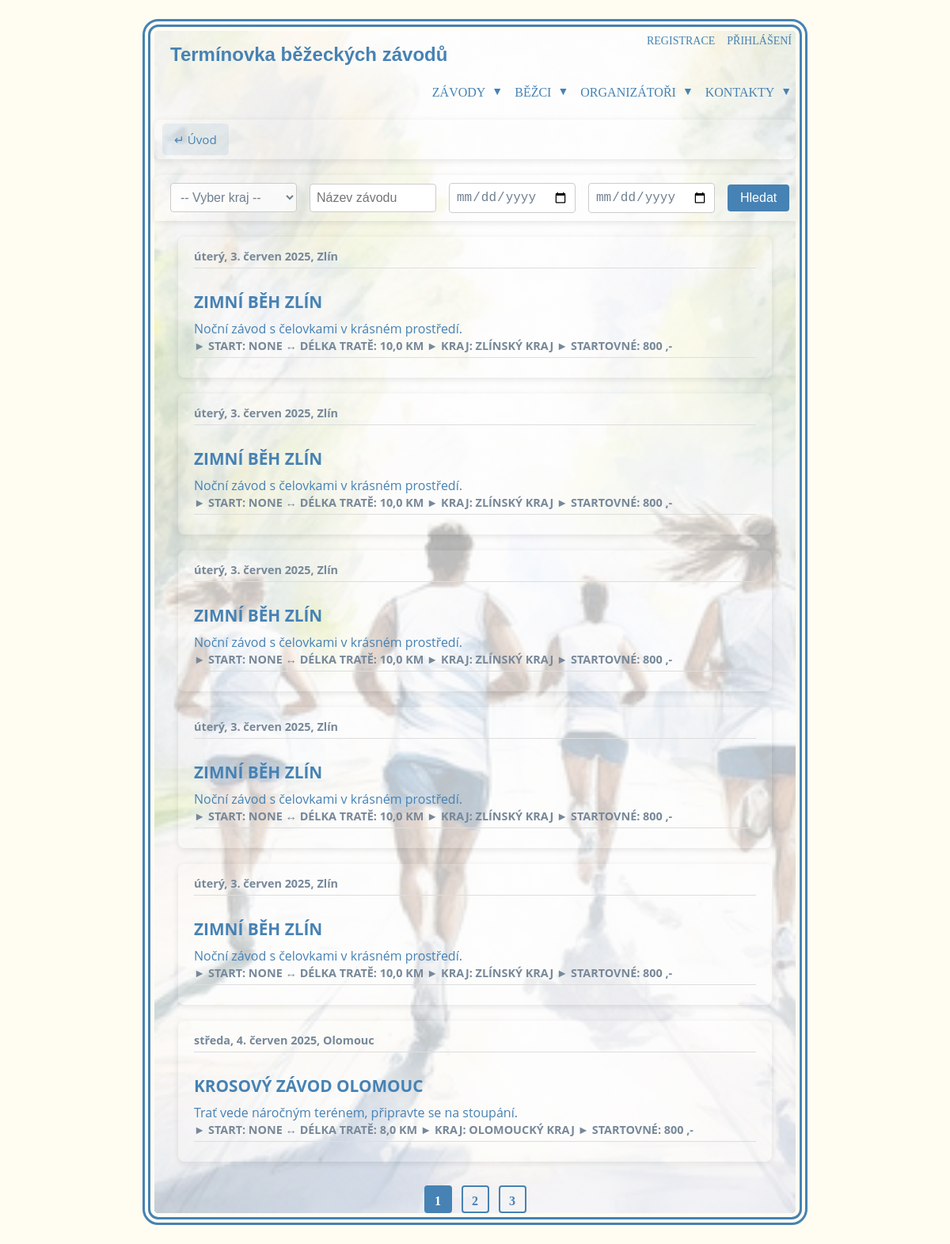
Before: /terminovka/ with the older database file.
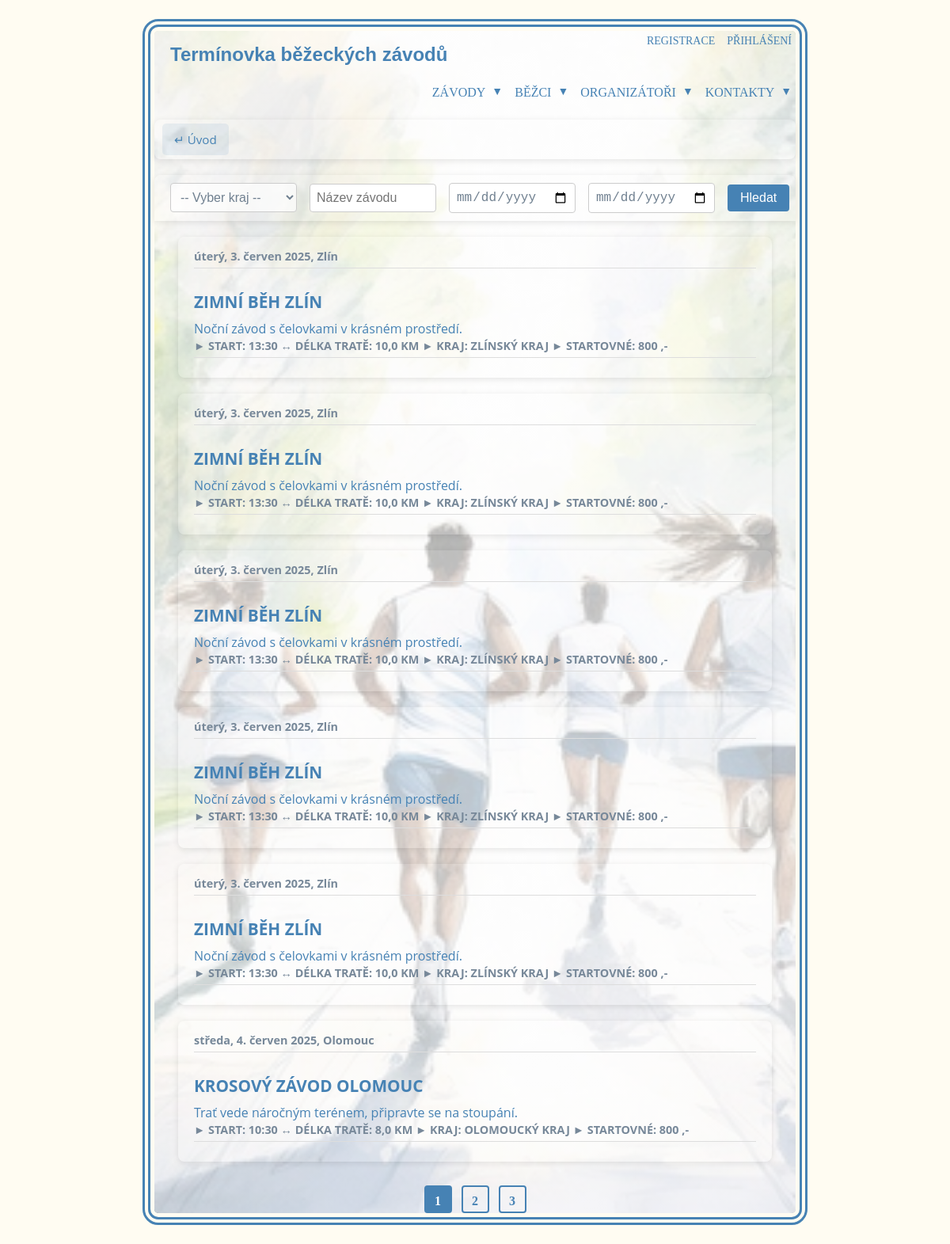
After: the same page with the newer database file.
### events/models.py (models this page shows, shortened)
class Event(models.Model):
    date_event = models.DateField(verbose_name='Datum události')
    name_event = models.CharField(max_length=30, verbose_name='Název události')
    description = models.TextField(verbose_name='Popis události')
    start_time = models.TimeField(verbose_name='Čas startu')
    distance = models.IntegerField(verbose_name='Vzdálenost')
    country = models.CharField(max_length=50, verbose_name='Země')
    city = models.CharField(max_length=50, verbose_name='Město')
    region = models.CharField(
        max_length=100,
        choices=[
            ('hlavní město Praha', 'hlavní město Praha'),
            ('Středočeský kraj', 'Středočeský kraj'),
            ('Jihočeský kraj', 'Jihočeský kraj'),
            ('Plzeňský kraj', 'Plzeňský kraj'),
            ('Karlovarský kraj', 'Karlovarský kraj'),
            ('Ústecký kraj', 'Ústecký kraj'),
            ('Liberecký kraj', 'Liberecký kraj'),
            ('Královéhradecký kraj', 'Královéhradecký kraj'),
            ('Pardubický kraj', 'Pardubický kraj'),
            ('Kraj Vysočina', 'Kraj Vysočina'),
            ('Jihomoravský kraj', 'Jihomoravský kraj'),
            ('Olomoucký kraj', 'Olomoucký kraj'),
            ('Moravskoslezský kraj', 'Moravskoslezský kraj'),
            ('Zlínský kraj', 'Zlínský kraj')
        ],
        verbose_name='Kraj'
    )
    typ_race = models.CharField(
        max_length=7,
        choices=[
            ('Silnice', 'Silnice'),
            ('Trail', 'Trail'),
            ('Mix', 'Smíšený')
        ],
        verbose_name='Typ závodu - povrch'
    )
    propozition = models.CharField(max_length=100, null=True, blank=True, verbose_name='Propozice')
    start_fee = models.IntegerField(null=True, blank=True, verbose_name='Startovné')
    organizer = models.ForeignKey(settings.AUTH_USER_MODEL, on_delete=models.CASCADE, limit_choices_to={'role': 'O'})
    class Meta:
        ordering = ['date_event']

### events/views.py (the view)
# urls.py: path('terminovka/', TerminovkaView.as_view(), name='events_search'),
class TerminovkaView(EventListView):
    template_name = "terminovka.html"

### events/templatetags/filters.py (called while the page is built)
@register.filter
def truncate_without_ellipsis(value, length):
    if len(value) > length:
        return value[:length]
    return value

@register.filter
def m_2_km(value):
    try:
        return value / 1000
    except (ValueError, TypeError):
        return value

### events/views.py (called while the page is built)
    def get_context_data(self, **kwargs):
        context = super().get_context_data(**kwargs)
        context['regions'] = Event.objects.values_list('region', flat=True).distinct().order_by('region')
        return context

### events/templates/terminovka.html (shortened to what this page needs)
{% extends "base.html" %}
{% load filters %}
{% block content %}
<div class="back-link-bar">
    <a href="{% url 'events_list' %}" class="back-link">↵ Úvod</a>
</div>
<form method="get" class="search-form-bar">
    <select name="region">
        <option value="">-- Vyber kraj --</option>
    </select>
    <input type="text" name="name_event" placeholder="Název závodu" value="{{ request.GET.name_event }}">
    <input type="date" name="date_from"  value="{{ request.GET.date_from }}">
    <input type="date" name="date_to" value="{{ request.GET.date_to }}">
    <button type="submit">Hledat</button>
</form>
        {% for event in events %}
        <a href="{% url 'event_details' event.pk %}" class="writing-container-link">
        <div class="writing-container">
            <div class="date_event">{{ event.date_event|date:"l, j. F Y" }},  {{ event.city }}</div><br>
            <div class="name_event">{{ event.name_event }}</div>
            <div class="description">{{ event.description|truncate_without_ellipsis:100 }}</div>
            <div class="date_event basic_info">► Start:  {{event.start_time}} ↔ délka tratě:   {{event.distance|m_2_km}} km ► Kraj:  {{event.region}} ► Startovné: {{event.start_fee|floatformat:0}} ,-</div>
        </div>
        </a>
        {% empty %}
            <li>Žádné události nebyly nalezeny.</li>
        {% endfor %}
        {% if is_paginated %}
        <div class="pagination">
            {% for num in page_obj.paginator.page_range %}
            {% if page_obj.number == num %}
                <span class="page-square active">{{ num }}</span>
            {% elif num > page_obj.number|add:'-3' and num < page_obj.number|add:'3' %}
                <a href="?page={{ num }}" class="page-square">{{ num }}</a>
            {% endif %}
            {% endfor %}
        </div>
        {% endif %}
{% endblock %}

Changed rows visible on the page:
changed Event (number 1 of 6 on the later page): start_time "NONE" → "13:30"
changed Event (number 2 of 6 on the later page): start_time "NONE" → "13:30"
changed Event (number 3 of 6 on the later page): start_time "NONE" → "13:30"
changed Event (number 4 of 6 on the later page): start_time "NONE" → "13:30"
changed Event (number 5 of 6 on the later page): start_time "NONE" → "13:30"
changed Event "KROSOVÝ ZÁVOD OLOMOUC": start_time "NONE" → "10:30"
